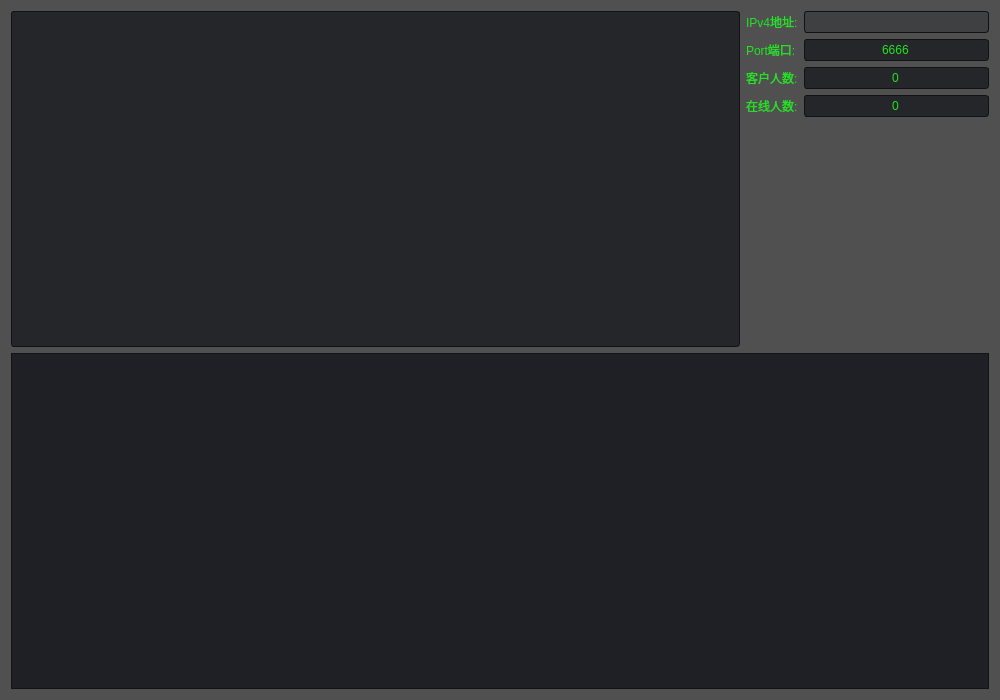
<?xml version="1.0" encoding="UTF-8"?>
<ui version="4.0">
 <class>Window</class>
 <widget class="QWidget" name="Window">
  <property name="geometry">
   <rect>
    <x>0</x>
    <y>0</y>
    <width>1000</width>
    <height>700</height>
   </rect>
  </property>
  <property name="windowTitle">
   <string>Breakout服务端</string>
  </property>
  <property name="styleSheet">
   <string notr="true">QPalette{background:#464646;}*{outline:0px;color:#F0F0F0;}

QWidget[form=&quot;true&quot;],QLabel[frameShape=&quot;1&quot;]{
border:1px solid #111214;
border-radius:0px;
}



QWidget[form=&quot;bottom&quot;]{
background:#242629;
}

QWidget[form=&quot;bottom&quot;] .QFrame{
border:1px solid #D7E2E9;
}

QWidget[form=&quot;bottom&quot;] QLabel,QWidget[form=&quot;title&quot;] QLabel{
border-radius:0px;
color:#D7E2E9;
background:none;
border-style:none;
}

QWidget[form=&quot;title&quot;],QWidget[nav=&quot;left&quot;],QWidget[nav=&quot;top&quot;] QAbstractButton{
border-style:none;
border-radius:0px;
padding:5px;
color:#D7E2E9;
background:qlineargradient(spread:pad,x1:0,y1:0,x2:0,y2:1,stop:0 #242629,stop:1 #141518);
}

QWidget[nav=&quot;top&quot;] QAbstractButton:hover,QWidget[nav=&quot;top&quot;] QAbstractButton:pressed,QWidget[nav=&quot;top&quot;] QAbstractButton:checked{
border-style:solid;
border-width:0px 0px 2px 0px;
padding:4px 4px 2px 4px;
border-color:#00BB9E;
background:qlineargradient(spread:pad,x1:0,y1:0,x2:0,y2:1,stop:0 #007DC4,stop:1 #0074BF);
}

QWidget[nav=&quot;left&quot;] QAbstractButton{
border-radius:0px;
color:#D7E2E9;
background:none;
border-style:none;
}

QWidget[nav=&quot;left&quot;] QAbstractButton:hover{
color:#FFFFFF;
background-color:#00BB9E;
}

QWidget[nav=&quot;left&quot;] QAbstractButton:checked,QWidget[nav=&quot;left&quot;] QAbstractButton:pressed{
color:#D7E2E9;
border-style:solid;
border-width:0px 0px 0px 2px;
padding:4px 4px 4px 2px;
border-color:#00BB9E;
background-color:#1F2026;
}

QWidget[video=&quot;true&quot;] QLabel{
color:#D7E2E9;
border:1px solid #111214;
background:qlineargradient(spread:pad,x1:0,y1:0,x2:0,y2:1,stop:0 #242629,stop:1 #141518);
}

QWidget[video=&quot;true&quot;] QLabel:focus{
border:1px solid #00BB9E;
background:qlineargradient(spread:pad,x1:0,y1:0,x2:0,y2:1,stop:0 #007DC4,stop:1 #0074BF);
}

QLineEdit,QTextEdit,QPlainTextEdit,QSpinBox,QDoubleSpinBox,QComboBox,QDateEdit,QTimeEdit,QDateTimeEdit{
border:1px solid #111214;
border-radius:3px;
padding:2px;
background:none;
selection-background-color:#242629;
selection-color:#D7E2E9;
}

QLineEdit:focus,QTextEdit:focus,QPlainTextEdit:focus,QSpinBox:focus,
QDoubleSpinBox:focus,QComboBox:focus,QDateEdit:focus,QTimeEdit:focus,
QDateTimeEdit:focus,QLineEdit:hover,QTextEdit:hover,QPlainTextEdit:hover,
QSpinBox:hover,QDoubleSpinBox:hover,QComboBox:hover,QDateEdit:hover,
QTimeEdit:hover,QDateTimeEdit:hover{
border:1px solid #111214;
}

QLineEdit[echoMode=&quot;2&quot;]{
lineedit-password-character:9679;
}

.QFrame{
border:1px solid #111214;
border-radius:3px;
}

.QGroupBox{
border:1px solid #111214;
border-radius:5px;
margin-top:3ex;
}

.QGroupBox::title{
subcontrol-origin:margin;
position:relative;
left:10px;
}

QPushButton,.QToolButton{
border-style:none;
border:1px solid #111214;
color:#D7E2E9;
padding:5px;
min-height:15px;
border-radius:5px;
background:qlineargradient(spread:pad,x1:0,y1:0,x2:0,y2:1,stop:0 #242629,stop:1 #141518);
}

.QPushButton:hover,.QToolButton:hover{
background:qlineargradient(spread:pad,x1:0,y1:0,x2:0,y2:1,stop:0 #007DC4,stop:1 #0074BF);
}

.QPushButton:pressed,.QToolButton:pressed{
background:qlineargradient(spread:pad,x1:0,y1:0,x2:0,y2:1,stop:0 #242629,stop:1 #141518);
}

.QToolButton::menu-indicator{
image:None;
background:transparent;
}

QToolButton#btnMenu,QPushButton#btnMenu_Min,QPushButton#btnMenu_Max,QPushButton#btnMenu_Close{
border-radius:3px;
color:#D7E2E9;
padding:3px;
margin:0px;
background:none;
border-style:none;
}

QToolButton#btnMenu:hover,QPushButton#btnMenu_Min:hover,QPushButton#btnMenu_Max:hover{
color:#FFFFFF;
margin:1px 1px 2px 1px;
background-color:rgba(51,127,209,230);
}

QPushButton#btnMenu_Close:hover{
color:#FFFFFF;
margin:1px 1px 2px 1px;
background-color:rgba(238,0,0,128);
}

QRadioButton::indicator{
width:15px;
height:15px;
}

QRadioButton::indicator::unchecked{
image:url(:/qss/darkblack/radiobutton_unchecked.png);
}

QRadioButton::indicator::unchecked:disabled{
image:url(:/qss/darkblack/radiobutton_unchecked_disable.png);
}

QRadioButton::indicator::checked{
image:url(:/qss/darkblack/radiobutton_checked.png);
}

QRadioButton::indicator::checked:disabled{
image:url(:/qss/darkblack/radiobutton_checked_disable.png);
}

QGroupBox::indicator,QTreeWidget::indicator,QListWidget::indicator{
padding:0px -3px 0px 3px;
}

QCheckBox::indicator,QGroupBox::indicator,QTreeWidget::indicator,QListWidget::indicator{
width:13px;
height:13px;
}

QCheckBox::indicator:unchecked,QGroupBox::indicator:unchecked,QTreeWidget::indicator:unchecked,QListWidget::indicator:unchecked{
image:url(:/qss/darkblack/checkbox_unchecked.png);
}

QCheckBox::indicator:unchecked:disabled,QGroupBox::indicator:unchecked:disabled,QTreeWidget::indicator:unchecked:disabled,QListWidget::indicator:disabled{
image:url(:/qss/darkblack/checkbox_unchecked_disable.png);
}

QCheckBox::indicator:checked,QGroupBox::indicator:checked,QTreeWidget::indicator:checked,QListWidget::indicator:checked{
image:url(:/qss/darkblack/checkbox_checked.png);
}

QCheckBox::indicator:checked:disabled,QGroupBox::indicator:checked:disabled,QTreeWidget::indicator:checked:disabled,QListWidget::indicator:checked:disabled{
image:url(:/qss/darkblack/checkbox_checked_disable.png);
}

QCheckBox::indicator:indeterminate,QGroupBox::indicator:indeterminate,QTreeWidget::indicator:indeterminate,QListWidget::indicator:indeterminate{
image:url(:/qss/darkblack/checkbox_parcial.png);
}

QCheckBox::indicator:indeterminate:disabled,QGroupBox::indicator:indeterminate:disabled,QTreeWidget::indicator:indeterminate:disabled,QListWidget::indicator:indeterminate:disabled{
image:url(:/qss/darkblack/checkbox_parcial_disable.png);
}

QTimeEdit::up-button,QDateEdit::up-button,QDateTimeEdit::up-button,QDoubleSpinBox::up-button,QSpinBox::up-button{
image:url(:/qss/darkblack/add_top.png);
width:10px;
height:10px;
padding:2px 5px 0px 0px;
}

QTimeEdit::down-button,QDateEdit::down-button,QDateTimeEdit::down-button,QDoubleSpinBox::down-button,QSpinBox::down-button{
image:url(:/qss/darkblack/add_bottom.png);
width:10px;
height:10px;
padding:0px 5px 2px 0px;
}

QTimeEdit::up-button:pressed,QDateEdit::up-button:pressed,QDateTimeEdit::up-button:pressed,QDoubleSpinBox::up-button:pressed,QSpinBox::up-button:pressed{
top:-2px;
}
  
QTimeEdit::down-button:pressed,QDateEdit::down-button:pressed,QDateTimeEdit::down-button:pressed,QDoubleSpinBox::down-button:pressed,QSpinBox::down-button:pressed,QSpinBox::down-button:pressed{
bottom:-2px;
}

QComboBox::down-arrow,QDateEdit[calendarPopup=&quot;true&quot;]::down-arrow,QTimeEdit[calendarPopup=&quot;true&quot;]::down-arrow,QDateTimeEdit[calendarPopup=&quot;true&quot;]::down-arrow{
image:url(:/qss/darkblack/add_bottom.png);
width:10px;
height:10px;
right:2px;
}

QComboBox::drop-down,QDateEdit::drop-down,QTimeEdit::drop-down,QDateTimeEdit::drop-down{
subcontrol-origin:padding;
subcontrol-position:top right;
width:15px;
border-left-width:0px;
border-left-style:solid;
border-top-right-radius:3px;
border-bottom-right-radius:3px;
border-left-color:#111214;
}

QComboBox::drop-down:on{
top:1px;
}

QMenuBar::item{
color:#D7E2E9;
background-color:#242629;
margin:0px;
padding:3px 10px;
}

QMenu,QMenuBar,QMenu:disabled,QMenuBar:disabled{
color:#D7E2E9;
background-color:#242629;
border:1px solid #111214;
margin:0px;
}

QMenu::item{
padding:3px 20px;
}

QMenu::indicator{
width:13px;
height:13px;
}

QMenu::item:selected,QMenuBar::item:selected{
color:#D7E2E9;
border:0px solid #111214;
background:#007DC4;
}

QMenu::separator{
height:1px;
background:#111214;
}

QProgressBar{
min-height:10px;
background:#242629;
border-radius:5px;
text-align:center;
border:1px solid #242629;
}

QProgressBar:chunk{
border-radius:5px;
background-color:#111214;
}

QSlider::groove:horizontal{
background:#242629;
height:8px;
border-radius:4px;
}

QSlider::add-page:horizontal{
background:#242629;
height:8px;
border-radius:4px;
}

QSlider::sub-page:horizontal{
background:#111214;
height:8px;
border-radius:4px;
}

QSlider::handle:horizontal{
width:13px;
margin-top:-3px;
margin-bottom:-3px;
border-radius:6px;
background:qradialgradient(spread:pad,cx:0.5,cy:0.5,radius:0.5,fx:0.5,fy:0.5,stop:0.6 #1F2026,stop:0.8 #111214);
}

QSlider::groove:vertical{
width:8px;
border-radius:4px;
background:#242629;
}

QSlider::add-page:vertical{
width:8px;
border-radius:4px;
background:#242629;
}

QSlider::sub-page:vertical{
width:8px;
border-radius:4px;
background:#111214;
}

QSlider::handle:vertical{
height:14px;
margin-left:-3px;
margin-right:-3px;
border-radius:6px;
background:qradialgradient(spread:pad,cx:0.5,cy:0.5,radius:0.5,fx:0.5,fy:0.5,stop:0.6 #1F2026,stop:0.8 #111214);
}

QScrollBar:horizontal{
background:#242629;
padding:0px;
border-radius:6px;
max-height:12px;
}

QScrollBar::handle:horizontal{
background:#0074BF;
min-width:50px;
border-radius:6px;
}

QScrollBar::handle:horizontal:hover{
background:#111214;
}

QScrollBar::handle:horizontal:pressed{
background:#111214;
}

QScrollBar::add-page:horizontal{
background:none;
}

QScrollBar::sub-page:horizontal{
background:none;
}

QScrollBar::add-line:horizontal{
background:none;
}

QScrollBar::sub-line:horizontal{
background:none;
}

QScrollBar:vertical{
background:#242629;
padding:0px;
border-radius:6px;
max-width:12px;
}

QScrollBar::handle:vertical{
background:#0074BF;
min-height:50px;
border-radius:6px;
}

QScrollBar::handle:vertical:hover{
background:#111214;
}

QScrollBar::handle:vertical:pressed{
background:#111214;
}

QScrollBar::add-page:vertical{
background:none;
}

QScrollBar::sub-page:vertical{
background:none;
}

QScrollBar::add-line:vertical{
background:none;
}

QScrollBar::sub-line:vertical{
background:none;
}

QScrollArea{
border:0px;
}

QTreeView,QListView,QTableView,QTabWidget::pane{
border:1px solid #111214;
selection-background-color:#007DC4;
selection-color:#D7E2E9;
alternate-background-color:#0074BF;
gridline-color:#111214;
}

QTreeView::branch:closed:has-children{
margin:4px;
border-image:url(:/qss/darkblack/branch_open.png);
}

QTreeView::branch:open:has-children{
margin:4px;
border-image:url(:/qss/darkblack/branch_close.png);
}

QTreeView,QListView,QTableView,QSplitter::handle,QTreeView::branch{
background:#1F2026;
}

QTableView::item:selected,QListView::item:selected,QTreeView::item:selected{
color:#D7E2E9;
background:qlineargradient(spread:pad,x1:0,y1:0,x2:0,y2:1,stop:0 #242629,stop:1 #141518);
}

QTableView::item:hover,QListView::item:hover,QTreeView::item:hover{
color:#D7E2E9;
background:qlineargradient(spread:pad,x1:0,y1:0,x2:0,y2:1,stop:0 #007DC4,stop:1 #0074BF);
}

QTableView::item,QListView::item,QTreeView::item{
padding:1px;
margin:0px;
}

QHeaderView::section,QTableCornerButton:section{
padding:3px;
margin:0px;
color:#D7E2E9;
border:1px solid #111214;
border-left-width:0px;
border-right-width:1px;
border-top-width:0px;
border-bottom-width:1px;
background:qlineargradient(spread:pad,x1:0,y1:0,x2:0,y2:1,stop:0 #007DC4,stop:1 #0074BF);
}

QTabBar::tab{
border:1px solid #111214;
color:#D7E2E9;
margin:0px;
background:qlineargradient(spread:pad,x1:0,y1:0,x2:0,y2:1,stop:0 #007DC4,stop:1 #0074BF);
}

QTabBar::tab:selected,QTabBar::tab:hover{
border-style:solid;
border-color:#00BB9E;
background:qlineargradient(spread:pad,x1:0,y1:0,x2:0,y2:1,stop:0 #242629,stop:1 #141518);
}

QTabBar::tab:top,QTabBar::tab:bottom{
padding:3px 8px 3px 8px;
}

QTabBar::tab:left,QTabBar::tab:right{
padding:8px 3px 8px 3px;
}

QTabBar::tab:top:selected,QTabBar::tab:top:hover{
border-width:2px 0px 0px 0px;
}

QTabBar::tab:right:selected,QTabBar::tab:right:hover{
border-width:0px 0px 0px 2px;
}

QTabBar::tab:bottom:selected,QTabBar::tab:bottom:hover{
border-width:0px 0px 2px 0px;
}

QTabBar::tab:left:selected,QTabBar::tab:left:hover{
border-width:0px 2px 0px 0px;
}

QTabBar::tab:first:top:selected,QTabBar::tab:first:top:hover,QTabBar::tab:first:bottom:selected,QTabBar::tab:first:bottom:hover{
border-left-width:1px;
border-left-color:#111214;
}

QTabBar::tab:first:left:selected,QTabBar::tab:first:left:hover,QTabBar::tab:first:right:selected,QTabBar::tab:first:right:hover{
border-top-width:1px;
border-top-color:#111214;
}

QTabBar::tab:last:top:selected,QTabBar::tab:last:top:hover,QTabBar::tab:last:bottom:selected,QTabBar::tab:last:bottom:hover{
border-right-width:1px;
border-right-color:#111214;
}

QTabBar::tab:last:left:selected,QTabBar::tab:last:left:hover,QTabBar::tab:last:right:selected,QTabBar::tab:last:right:hover{
border-bottom-width:1px;
border-bottom-color:#111214;
}

QToolBox::tab,QGroupBox#gboxDevicePanel,QGroupBox#gboxDeviceTitle,QFrame#gboxDevicePanel,QFrame#gboxDeviceTitle{
padding:3px;
border-radius:5px;
color:#D7E2E9;
background:qlineargradient(spread:pad,x1:0,y1:0,x2:0,y2:1,stop:0 #242629,stop:1 #141518);
}

QToolTip{
border:0px solid #D7E2E9;
padding:1px;
color:#D7E2E9;
background:qlineargradient(spread:pad,x1:0,y1:0,x2:0,y2:1,stop:0 #242629,stop:1 #141518);
}

QToolBox::tab:selected{
background:qlineargradient(spread:pad,x1:0,y1:0,x2:0,y2:1,stop:0 #007DC4,stop:1 #0074BF);
}

QPrintPreviewDialog QToolButton{
border:0px solid #D7E2E9;
border-radius:0px;
margin:0px;
padding:3px;
background:none;
}

QColorDialog QPushButton,QFileDialog QPushButton{
min-width:80px;
}

QToolButton#qt_calendar_prevmonth{
icon-size:0px;
min-width:20px;
image:url(:/qss/darkblack/calendar_prevmonth.png);
}

QToolButton#qt_calendar_nextmonth{
icon-size:0px;
min-width:20px;
image:url(:/qss/darkblack/calendar_nextmonth.png);
}

QToolButton#qt_calendar_prevmonth,QToolButton#qt_calendar_nextmonth,QToolButton#qt_calendar_monthbutton,QToolButton#qt_calendar_yearbutton{
border:0px solid #D7E2E9;
border-radius:3px;
margin:3px 3px 3px 3px;
padding:3px;
background:none;
}

QToolButton#qt_calendar_prevmonth:hover,QToolButton#qt_calendar_nextmonth:hover,QToolButton#qt_calendar_monthbutton:hover,QToolButton#qt_calendar_yearbutton:hover,QToolButton#qt_calendar_prevmonth:pressed,QToolButton#qt_calendar_nextmonth:pressed,QToolButton#qt_calendar_monthbutton:pressed,QToolButton#qt_calendar_yearbutton:pressed{
border:1px solid #111214;
}

QCalendarWidget QSpinBox#qt_calendar_yearedit{
margin:2px;
}

QCalendarWidget QToolButton::menu-indicator{
image:None;
}

QCalendarWidget QTableView{
border-width:0px;
}

QCalendarWidget QWidget#qt_calendar_navigationbar{
border:1px solid #111214;
border-width:1px 1px 0px 1px;
background:qlineargradient(spread:pad,x1:0,y1:0,x2:0,y2:1,stop:0 #242629,stop:1 #141518);
}

QComboBox QAbstractItemView::item{
min-height:20px;
min-width:10px;
}

QTableView[model=&quot;true&quot;]::item{
padding:0px;
margin:0px;
}

QTableView QLineEdit,QTableView QComboBox,QTableView QSpinBox,QTableView QDoubleSpinBox,QTableView QDateEdit,QTableView QTimeEdit,QTableView QDateTimeEdit{
border-width:0px;
border-radius:0px;
}

QTableView QLineEdit:focus,QTableView QComboBox:focus,QTableView QSpinBox:focus,QTableView QDoubleSpinBox:focus,QTableView QDateEdit:focus,QTableView QTimeEdit:focus,QTableView QDateTimeEdit:focus{
border-width:0px;
border-radius:0px;
}

QLineEdit,QTextEdit,QPlainTextEdit,QSpinBox,QDoubleSpinBox,QComboBox,QDateEdit,QTimeEdit,QDateTimeEdit{
background:#242629;
}

*{
font: 11pt &quot;幼圆&quot;;
background:rgb(80,80,80);
}

QStatusBar QWidget QLabel{
border:3px solid #242629;
border-radius:3px;
font: bold 13pt &quot;Consolas&quot;;
color:#D6B668;
}


.QTextEdit{
background-color:rgba(36,38,41,100);
color:rgba(255,255,255,255);
font: 11pt &quot;幼圆&quot;;
}

QTextEdit,QLineEdit#lineEditTarget{
background-color:rgba(100,100,100,250);
color:rgba(200,200,200,255);
font: 14pt &quot;Consolas&quot;;
}

QDialog#DocumentDialog{
border-image:url(:/icons/6.jpg);
}

QDialog QListWidget{
background:transparent;
}

QMenuBar::item,QMenuBar,QMenu,QDialog QLineEdit,QComboBox,QPushButton{
background-color:rgba(36,38,41,100);
}

QMenu{
background-color:rgba(255,0,0,100);
}

QPlainTextEdit,*{
font: 12pt &quot;Consolas&quot;;
color:#20E420;
}

*:disabled{
background:#1F2026;
border-color:#242629;
}

/*TextColor:#D7E2E9*/
/*PanelColor:#1F2026*/
/*BorderColor:#111214*/
/*NormalColorStart:#242629*/
/*NormalColorEnd:#141518*/
/*DarkColorStart:#007DC4*/
/*DarkColorEnd:#0074BF*/
/*HighColor:#00BB9E*/
</string>
  </property>
  <layout class="QVBoxLayout" name="verticalLayout_2">
   <item>
    <layout class="QHBoxLayout" name="horizontalLayout_2" stretch="3,1">
     <item>
      <layout class="QHBoxLayout" name="horizontalLayout" stretch="3">
       <item>
        <widget class="QPlainTextEdit" name="terminalPlainTextEdit">
         <property name="readOnly">
          <bool>true</bool>
         </property>
        </widget>
       </item>
      </layout>
     </item>
     <item>
      <layout class="QVBoxLayout" name="verticalLayout">
       <item>
        <layout class="QFormLayout" name="formLayout">
         <item row="0" column="0">
          <widget class="QLabel" name="iPv4Label">
           <property name="text">
            <string>IPv4地址:</string>
           </property>
          </widget>
         </item>
         <item row="0" column="1">
          <widget class="QComboBox" name="IPv4ComboBox"/>
         </item>
         <item row="1" column="0">
          <widget class="QLabel" name="Label_4">
           <property name="text">
            <string>Port端口:</string>
           </property>
          </widget>
         </item>
         <item row="1" column="1">
          <widget class="QLineEdit" name="LineEdit">
           <property name="text">
            <string>6666</string>
           </property>
           <property name="alignment">
            <set>Qt::AlignCenter</set>
           </property>
           <property name="readOnly">
            <bool>true</bool>
           </property>
          </widget>
         </item>
         <item row="2" column="0">
          <widget class="QLabel" name="Label">
           <property name="text">
            <string>客户人数:</string>
           </property>
          </widget>
         </item>
         <item row="2" column="1">
          <widget class="QLineEdit" name="clientLineEdit">
           <property name="text">
            <string>0</string>
           </property>
           <property name="alignment">
            <set>Qt::AlignCenter</set>
           </property>
          </widget>
         </item>
         <item row="3" column="0">
          <widget class="QLabel" name="Label_2">
           <property name="text">
            <string>在线人数:</string>
           </property>
          </widget>
         </item>
         <item row="3" column="1">
          <widget class="QLineEdit" name="onlineLineEdit">
           <property name="text">
            <string>0</string>
           </property>
           <property name="alignment">
            <set>Qt::AlignCenter</set>
           </property>
          </widget>
         </item>
        </layout>
       </item>
      </layout>
     </item>
    </layout>
   </item>
   <item>
    <widget class="QTableView" name="clientTableView">
     <property name="font">
      <font>
       <family>Consolas</family>
       <pointsize>12</pointsize>
       <weight>50</weight>
       <italic>false</italic>
       <bold>false</bold>
      </font>
     </property>
     <property name="styleSheet">
      <string notr="true"/>
     </property>
     <property name="showGrid">
      <bool>true</bool>
     </property>
     <property name="gridStyle">
      <enum>Qt::SolidLine</enum>
     </property>
     <property name="wordWrap">
      <bool>false</bool>
     </property>
    </widget>
   </item>
  </layout>
 </widget>
 <layoutdefault spacing="6" margin="11"/>
 <resources/>
 <connections/>
</ui>
